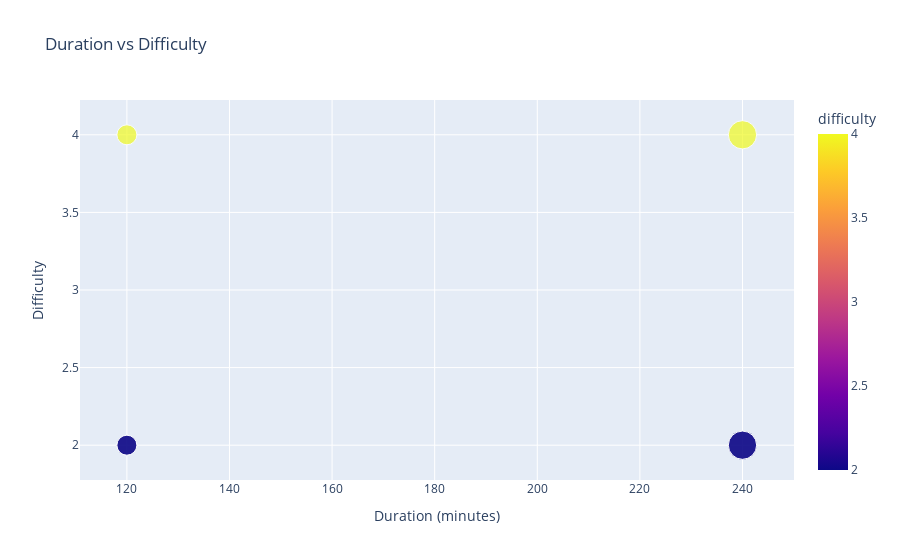

The notebook cell saved with this chart:
### Markdown cell above
## Plot 3: Duration vs Difficulty

This scatter plot compares **how much time was spent on each topic** against its difficulty.  
Bigger points can represent longer durations, and color shows difficulty.

### Code cell
# Scatter plot for duration vs difficulty
plot3 = px.scatter(df_clean, x='duration_minutes', y='difficulty',
                  size='duration_minutes', color='difficulty',
                  hover_data=['topic'],  # Show topic only on hover
                  title='Duration vs Difficulty')
plot3.update_layout(xaxis_title='Duration (minutes)', yaxis_title='Difficulty')
plot3.show()

### Figure 1 — Plotly figure (JSON) as saved in the notebook; plotly's stock layout.template omitted (floating-point values rounded to 4 significant figures)
{"data": [{"customdata": [["Course Introduction & Resources"], ["Python Basics"], ["Python Basics"], ["Python Practice"], ["Pandas"], ["Environment Setup (Miniconda)"]], "hovertemplate": "duration_minutes=%{marker.size}<br>difficulty=%{marker.color}<br>topic=%{customdata[0]}<extra></extra>", "legendgroup": "", "marker": {"color": [2, 2, 2, 2, 4, 4], "coloraxis": "coloraxis", "size": [120, 120, 240, 240, 240, 120], "sizemode": "area", "sizeref": 0.6, "symbol": "circle"}, "mode": "markers", "name": "", "orientation": "v", "showlegend": false, "type": "scatter", "x": [120, 120, 240, 240, 240, 120], "xaxis": "x", "y": [2, 2, 2, 2, 4, 4], "yaxis": "y"}], "layout": {"coloraxis": {"colorbar": {"title": {"text": "difficulty"}}, "colorscale": [[0, "#0d0887"], [0.1111, "#46039f"], [0.2222, "#7201a8"], [0.3333, "#9c179e"], [0.4444, "#bd3786"], [0.5556, "#d8576b"], [0.6667, "#ed7953"], [0.7778, "#fb9f3a"], [0.8889, "#fdca26"], [1, "#f0f921"]]}, "legend": {"itemsizing": "constant", "tracegroupgap": 0}, "title": {"text": "Duration vs Difficulty"}, "xaxis": {"anchor": "y", "domain": [0, 1], "title": {"text": "Duration (minutes)"}}, "yaxis": {"anchor": "x", "domain": [0, 1], "title": {"text": "Difficulty"}}}}
